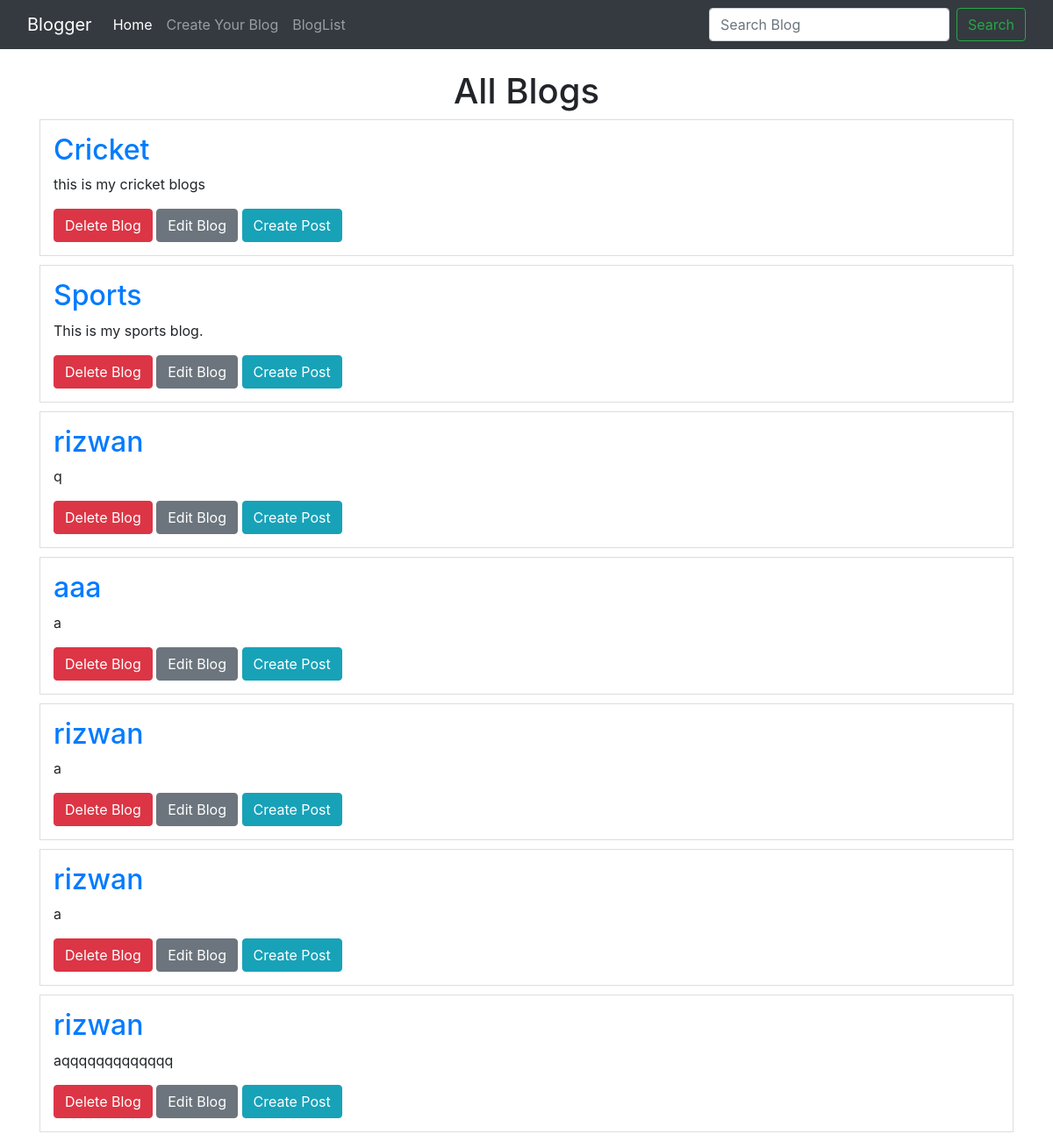
Screenshot of /BlogList with the database file from the repository.
### myblog1/models.py (models this page shows, shortened)
class Blog(models.Model):
    title = models.CharField(max_length=200)
    description = models.TextField()

### myblog1/views.py (the view)
# urls.py: path('BlogList', views.BlogList, name='BlogList'),
def BlogList(request):
    blogs = Blog.objects.all()
    context = {
        'blogs': blogs
    }
    return render(request, 'BlogList.html',context)

### myblog1/templates/BlogList.html (shortened to what this page needs)
{% extends "base.html" %}
{% load static %}
    {% block extra_css %}
    <link rel="stylesheet" href="{% static 'css/BlogList.css' %}">
    {% endblock %}
{% block content %}
<h1 class="text-center">All Blogs</h1>
<div class="blog-list">
    {% for blog in blogs %}
    <div class="blog-item">
        <h2><a href="{% url 'BlogDetail' blog.id %}">{{ blog.title }}</a></h2>
        <p>{{ blog.description }}</p>
        <button data-toggle="modal" data-target="#blog-list-{{ forloop.counter }}" class="btn btn-danger">Delete Blog</button>
        <a href="{% url 'EditBlog' blog.id %}" class="btn btn-secondary">Edit Blog</a>
        <a href="{% url 'PostForm' blog.id %}" class="btn btn-info">Create Post</a>
    </div>
    {% empty %}
        <p>No blog posts available.</p>
    {% endfor %}
</div>
<link rel="stylesheet" href="https://maxcdn.bootstrapcdn.com/bootstrap/4.0.0/css/bootstrap.min.css">
{% endblock %}

### myblog1/templates/Base.html (shortened to what this page needs)
<!doctype html>
<html lang="en">
<head>
    <link href="https://cdn.jsdelivr.net/npm/bootstrap@5.3.3/dist/css/bootstrap.min.css" rel="stylesheet">
    {% block extra_css %}
    {% endblock %}
</head>
<body>
    <nav class="navbar navbar-expand-lg navbar-dark bg-dark">
        <div class="container-fluid">
          <a class="navbar-brand" href="/">Blogger</a>
          <div class="collapse navbar-collapse" id="navbarSupportedContent">
            <ul class="navbar-nav me-auto mb-2 mb-lg-0">
              <li class="nav-item">
                <a class="nav-link active" aria-current="page" href="/">Home</a>
              </li>
              <li class="nav-item">
                <a class="nav-link" href="/BlogForm">Create Your Blog</a>
              </li>
              <li class="nav-item">
                <a class="nav-link" href="/BlogList">BlogList</a>
              </li>
            </ul>
            <form class="d-flex" role="search">
              <input class="form-control me-2" type="search" placeholder="Search Blog" aria-label="Search">
              <button class="btn btn-outline-success" type="submit">Search</button>
            </form>
          </div>
        </div>
    </nav>
    <div class="container mt-4">
        {% block content %}{% endblock %}
    </div>
</body>
</html>

### myblog1/static/css/BlogList.css (style rules this page uses)
body { font-family: Arial, sans-serif; background-color: #f9f9f9; padding: 20px; }
h1 { text-align: center; }
form { margin-bottom: 0; }
input, textarea { width: 100%; padding: 10px; margin: 5px 0; }
button { padding: 10px 20px; }
.blog-list { margin-top: 0; }
.blog-item { background-color: #fff; border: 1px solid #ddd; padding: 15px; margin-bottom: 10px; }
.blog-item h2 { margin: 15; }

### myblog1/templates/Base.html (style rules this page uses)
body { margin: 0; padding: 0; }
.container { padding-top: 0; }

### rows the page displays
Blog: title "Cricket", description "this is my cricket blogs"
Blog: title "Sports", description "This is my sports blog."
Blog: title "rizwan", description "q"
Blog: title "aaa", description "a"
Blog: title "rizwan", description "a"
Blog: title "rizwan", description "a"
Blog: title "rizwan", description "aqqqqqqqqqqqqq"
